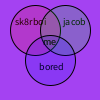
Frame 1 (no input)
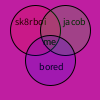
Frame 60 (the mouse pressed at the canvas centre just before this capture)
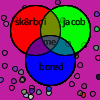
Frame 120 (the mouse held since frame 60 and released just before this capture)

The Processing sketch that drew these frames (run headless with seeded random() and noise(); from frame 60 on, the mouse is pressed at the canvas centre):

// Processing sketch: epilepsyCircle
// ── epilepsyCircle.pde
void setup (){
textSize(10);
fill(0,0,0,255);
text("me", 43, 45);

text("me", 43, 45);
text("dog",65,25,25);
text("mom",17,25,25);
text("dad",39,70);
}
void draw(){
    if (mousePressed){
    println("your coordinates are "+mouseX+","+mouseY);
    fill( random(0,255),random(0,255),random(0,255),random(0,255));
    ellipse(  random(0,100), random(0,100), 5,5);

  }
  else{
        background(random(0,255),random(0,255),random(0,255));
  }

  fill(0,0,0,255);
text("me", 43, 45);

text("me", 43, 45);
text("jacob",63,25,25);
text("sk8rboi",15,25,25);
text("bored",39,70);
  fill(255,0,0,40);
ellipse(35,30, 50, 50);
fill(0,255,0,40);
ellipse(65,30, 50,50);
fill(0,0,255,40);
ellipse(50,60,50,50);
fill(0,0,0,255);

}
